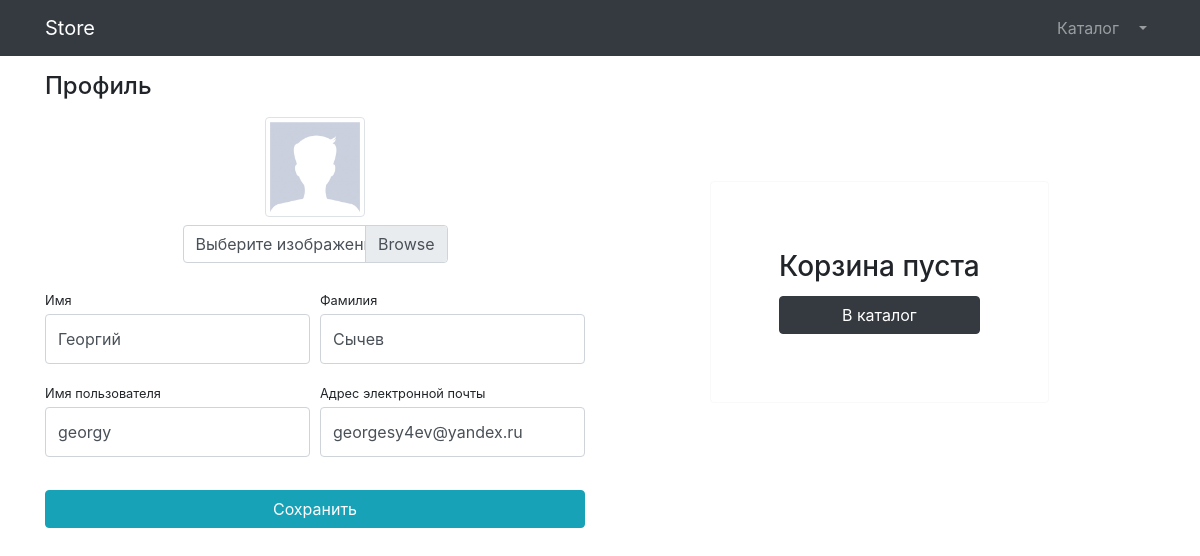
Screenshot of /users/profiles/20/ (signed in) with the database file from the repository.
### users/models.py (models this page shows)
class User(AbstractUser):
    image = models.ImageField(upload_to='user_images', blank=True)
    is_verified_email = models.BooleanField(default=False)
    class Meta:
        unique_together = ('email',)

### users/views.py (the view, shortened to what this page needs)
# urls.py: path('profiles/<int:pk>/', login_required(UserProfileView.as_view()), name='profiles'),
class UserProfileView(SuccessMessageMixin, CommandContextMixin, UpdateView):
    model = User
    template_name = 'users/profiles.html'
    form_class = UserProfilesForm
    success_message = 'Изменения сохранены!'
    title = 'Store - Личный кабинет'
    def get(self, request, *args, **kwargs):
        current_user = User.objects.get(id=self.request.user.pk)
        if current_user.pk != kwargs['pk']:
            return HttpResponseRedirect(reverse('users:profiles', args=(self.request.user.pk,)))
        else:
            return super().get(request, *args, **kwargs)

### users/forms.py
class UserProfilesForm(UserChangeForm):
    first_name = forms.CharField(widget=forms.TextInput(attrs={
        'class': 'form-control  py-4'}), max_length=50, min_length=4)
    last_name = forms.CharField(widget=forms.TextInput(attrs={
        'class': 'form-control py-4'}), max_length=50, min_length=4)
    username = forms.CharField(widget=forms.TextInput(attrs={
        'class': 'form-control py-4'}), max_length=50, min_length=4)
    email = forms.CharField(widget=forms.EmailInput(attrs={
        'class': 'form-control py-4'}))
    image = forms.ImageField(widget=forms.FileInput(attrs={
        'class': 'custom-file-input', 'size': '50'}), required=False)
    class Meta:
        model = User
        fields = ('first_name', 'last_name', 'username', 'email', 'image')

### command/views.py (called while the page is built)
    def get_context_data(self, **kwargs):
        context = super(CommandContextMixin, self).get_context_data(**kwargs)
        context['title'] = self.title
        return context

### products/context_processors.py (called while the page is built)
def basket(request):
    user = request.user
    return {'basket': Basket.objects.filter(user=user) if user.is_authenticated else []}

### users/templates/users/profiles.html (shortened to what this page needs)
{% extends 'products/base.html' %}
{% load static humanize %}
{% block css %}
    <link href="{% static 'vendor/css/profile.css' %}" rel="stylesheet">
{% endblock %}
{% block content %}
    <div class="container">
        <div class="row d-flex justify-content-between">
            <div class="col-lg-6">
                <h4 class="mt-3 mb-3">Профиль</h4>
                <div class="col-lg-12 text-center">
                    <img width="100" height="100"
                         src="{% if user.image %}
                                {{ user.image.url }}
                              {% else %}
                                {% static 'vendor/img/users/default_avatar.jpg' %}
                              {% endif %}"
                         class="img-thumbnail">
                </div>
                <form action="{% url 'users:profiles' user.id %}" method="post" enctype="multipart/form-data">
                    <div class="form-row mb-4 mt-2 d-flex justify-content-center">
                        <div class="col-lg-6">
                            <div class="custom-file">
                                <label class="custom-file-label" for="{{ form.image.id_for_label }}">
                                    Выберите изображение
                                </label>
                            </div>
                        </div>
                    </div>
                    <div class="form-row">
                        <div class="col-lg-6">
                            <div class="form-group">
                                <label class="small mb-1" for="{{ form.first_name.id_for_label }}">
                                    Имя
                                </label>
                                {{ form.first_name }}
                            </div>
                        </div>
                        <div class="col-lg-6">
                            <div class="form-group">
                                <label class="small mb-1" for="{{ form.last_name.id_for_label }}">
                                    Фамилия
                                </label>
                                {{ form.last_name }}
                            </div>
                        </div>
                    </div>
                    <div class="form-row">
                        <div class="col-lg-6">
                            <label class="small mb-1" for="{{ form.username.id_for_label }}">
                                Имя пользователя
                            </label>
                            {{ form.username }}
                        </div>
                        <div class="col-lg-6">
                            <label class="small mb-1" for="{{ form.email.id_for_label }}">
                                Адрес электронной почты
                            </label>
                            {{ form.email }}
                        </div>
                    </div>
                    <div class="form-row">
                        <div class="col-lg-12" style="margin-top: 33px;">
                            <input class="btn btn-info btn-block" type="submit" value="Сохранить">
                        </div>
                    </div>
                </form>
            </div>
            <div class="col-lg-5 d-flex align-items-center">
                {% include 'products/baskets.html' %}
            </div>
        </div>
    </div>
{% endblock %}

### rows the page displays
User: first_name "Георгий", last_name "Сычев", username "georgy", email "georgesy4ev@yandex.ru"
